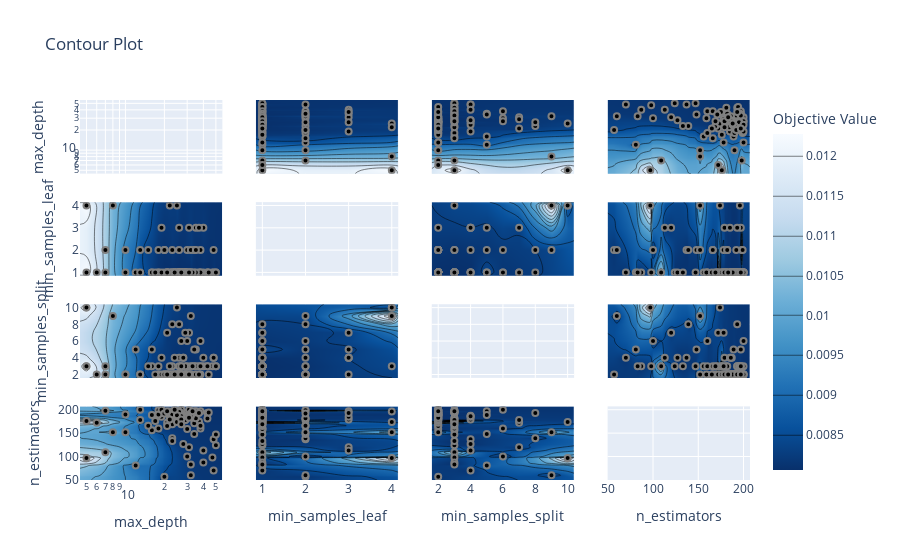

Here is the notebook cell this chart was saved with:
### Code cell
optuna.visualization.plot_contour(study, params=['n_estimators', 'max_depth', 'min_samples_split', 'min_samples_leaf'])

### Figure 1 — Plotly figure (JSON) as saved in the notebook; plotly's stock layout.template omitted (floating-point values rounded to 4 significant figures; data arrays with more than 128 entries replaced by an {"elided": "..."} marker saying what was removed)
{"data": [{"type": "scatter", "xaxis": "x", "yaxis": "y"}, {"colorbar": {"title": {"text": "Objective Value"}}, "colorscale": [[0, "rgb(247,251,255)"], [0.125, "rgb(222,235,247)"], [0.25, "rgb(198,219,239)"], [0.375, "rgb(158,202,225)"], [0.5, "rgb(107,174,214)"], [0.625, "rgb(66,146,198)"], [0.75, "rgb(33,113,181)"], [0.875, "rgb(8,81,156)"], [1, "rgb(8,48,107)"]], "connectgaps": true, "contours": {"coloring": "heatmap"}, "hoverinfo": "none", "line": {"smoothing": 1.3}, "reversescale": true, "showscale": true, "type": "contour", "x": [4.456, 5, 6, 7, 8, 10, 12, 13, 15, 16, 17, 18, 19, 20, 21, 22, 23, 24, 25, 26, 27, 28, 29, 30, 31, 32, 33, 34, 35, 37, 38, 40, 43, 44, 47, 48, 50, 56.1], "xaxis": "x5", "y": [0.85, 1, 2, 3, 4, 4.15], "yaxis": "y5", "z": {"elided": "6x38 float values"}}, {"marker": {"color": "black", "line": {"color": "Grey", "width": 2}}, "mode": "markers", "showlegend": false, "type": "scatter", "x": [7, 12, 30, 16, 20, 21, 7, 5, 8, 47, 35, 48, 31, 48, 30, 37, 26, 13, 38, 23, 16, 40, 50, 28, 38, 50, 34, 24, 19, 25, 18, 24, 26, 13, 10, 23, 27, 26, 18, 20, 15, 31, 32, 27, 22, 25, 43, 29, 29, 29, 32, 29, 34, 29, 43, 30, 21, 5, 35, 44, 40, 28, 30, 6, 32, 29, 38, 35, 28, 23, 10, 27, 27, 25, 21, 27, 32, 26, 18, 26, 22, 24, 26, 26, 26, 19, 26, 23, 17, 33, 20, 27, 25, 27, 22, 31, 37, 27, 24, 21], "xaxis": "x5", "y": [2, 1, 1, 1, 2, 1, 1, 4, 4, 1, 3, 2, 3, 1, 2, 1, 3, 2, 1, 2, 1, 1, 1, 1, 2, 1, 2, 1, 3, 1, 2, 1, 1, 1, 1, 1, 1, 2, 1, 1, 2, 1, 1, 1, 1, 4, 1, 1, 1, 1, 2, 1, 1, 1, 1, 1, 1, 1, 2, 1, 3, 1, 1, 1, 1, 1, 1, 1, 1, 1, 2, 1, 1, 1, 1, 1, 1, 1, 1, 1, 4, 1, 1, 1, 1, 1, 1, 1, 1, 1, 2, 1, 1, 1, 1, 1, 3, 1, 1, 1], "yaxis": "y5"}, {"colorbar": {"title": {"text": "Objective Value"}}, "colorscale": [[0, "rgb(247,251,255)"], [0.125, "rgb(222,235,247)"], [0.25, "rgb(198,219,239)"], [0.375, "rgb(158,202,225)"], [0.5, "rgb(107,174,214)"], [0.625, "rgb(66,146,198)"], [0.75, "rgb(33,113,181)"], [0.875, "rgb(8,81,156)"], [1, "rgb(8,48,107)"]], "connectgaps": true, "contours": {"coloring": "heatmap"}, "hoverinfo": "none", "line": {"smoothing": 1.3}, "reversescale": true, "showscale": false, "type": "contour", "x": [4.456, 5, 6, 7, 8, 10, 12, 13, 15, 16, 17, 18, 19, 20, 21, 22, 23, 24, 25, 26, 27, 28, 29, 30, 31, 32, 33, 34, 35, 37, 38, 40, 43, 44, 47, 48, 50, 56.1], "xaxis": "x9", "y": [1.6, 2, 3, 4, 5, 6, 7, 8, 9, 10, 10.4], "yaxis": "y9", "z": {"elided": "11x38 float values"}}, {"marker": {"color": "black", "line": {"color": "Grey", "width": 2}}, "mode": "markers", "showlegend": false, "type": "scatter", "x": [7, 12, 30, 16, 20, 21, 7, 5, 8, 47, 35, 48, 31, 48, 30, 37, 26, 13, 38, 23, 16, 40, 50, 28, 38, 50, 34, 24, 19, 25, 18, 24, 26, 13, 10, 23, 27, 26, 18, 20, 15, 31, 32, 27, 22, 25, 43, 29, 29, 29, 32, 29, 34, 29, 43, 30, 21, 5, 35, 44, 40, 28, 30, 6, 32, 29, 38, 35, 28, 23, 10, 27, 27, 25, 21, 27, 32, 26, 18, 26, 22, 24, 26, 26, 26, 19, 26, 23, 17, 33, 20, 27, 25, 27, 22, 31, 37, 27, 24, 21], "xaxis": "x9", "y": [2, 5, 3, 3, 2, 7, 3, 10, 9, 3, 5, 4, 7, 4, 6, 3, 4, 2, 6, 8, 5, 3, 3, 4, 2, 3, 5, 4, 4, 2, 2, 2, 2, 2, 2, 2, 2, 2, 3, 2, 3, 2, 2, 3, 2, 10, 3, 2, 2, 7, 9, 2, 3, 2, 3, 2, 2, 3, 3, 2, 4, 2, 2, 2, 2, 3, 3, 2, 4, 3, 2, 2, 2, 2, 2, 6, 3, 2, 2, 2, 3, 2, 2, 2, 8, 2, 3, 2, 2, 3, 2, 2, 2, 2, 2, 2, 2, 3, 2, 2], "yaxis": "y9"}, {"colorbar": {"title": {"text": "Objective Value"}}, "colorscale": [[0, "rgb(247,251,255)"], [0.125, "rgb(222,235,247)"], [0.25, "rgb(198,219,239)"], [0.375, "rgb(158,202,225)"], [0.5, "rgb(107,174,214)"], [0.625, "rgb(66,146,198)"], [0.75, "rgb(33,113,181)"], [0.875, "rgb(8,81,156)"], [1, "rgb(8,48,107)"]], "connectgaps": true, "contours": {"coloring": "heatmap"}, "hoverinfo": "none", "line": {"smoothing": 1.3}, "reversescale": true, "showscale": false, "type": "contour", "x": [4.456, 5, 6, 7, 8, 10, 12, 13, 15, 16, 17, 18, 19, 20, 21, 22, 23, 24, 25, 26, 27, 28, 29, 30, 31, 32, 33, 34, 35, 37, 38, 40, 43, 44, 47, 48, 50, 56.1], "xaxis": "x13", "y": [49.85, 57, 60, 70, 81, 83, 87, 97, 98, 100, 109, 113, 120, 124, 127, 133, 137, 139, 147, 148, 152, 156, 159, 160, 165, 166, 169, 171, 172, 174, 175, 176, 178, 179, 181, 182, 183, 184, 185, 186, 187, 188, 189, 190, 191, 192, 193, 194, 195, 196, 197, 198, 199, 200, 207.2], "yaxis": "y13", "z": {"elided": "55x38 float values"}}, {"marker": {"color": "black", "line": {"color": "Grey", "width": 2}}, "mode": "markers", "showlegend": false, "type": "scatter", "x": [7, 12, 30, 16, 20, 21, 7, 5, 8, 47, 35, 48, 31, 48, 30, 37, 26, 13, 38, 23, 16, 40, 50, 28, 38, 50, 34, 24, 19, 25, 18, 24, 26, 13, 10, 23, 27, 26, 18, 20, 15, 31, 32, 27, 22, 25, 43, 29, 29, 29, 32, 29, 34, 29, 43, 30, 21, 5, 35, 44, 40, 28, 30, 6, 32, 29, 38, 35, 28, 23, 10, 27, 27, 25, 21, 27, 32, 26, 18, 26, 22, 24, 26, 26, 26, 19, 26, 23, 17, 33, 20, 27, 25, 27, 22, 31, 37, 27, 24, 21], "xaxis": "x13", "y": [198, 81, 193, 156, 57, 172, 109, 97, 152, 98, 197, 137, 120, 70, 100, 175, 179, 178, 160, 139, 189, 87, 124, 127, 166, 147, 148, 187, 185, 198, 199, 190, 194, 200, 190, 169, 191, 182, 160, 193, 166, 200, 192, 200, 184, 174, 193, 181, 181, 178, 60, 186, 171, 183, 181, 159, 165, 176, 182, 194, 113, 187, 186, 172, 186, 178, 197, 196, 186, 133, 152, 192, 189, 189, 195, 200, 83, 188, 190, 195, 196, 188, 193, 195, 193, 200, 195, 190, 176, 197, 192, 186, 188, 179, 179, 183, 193, 169, 200, 197], "yaxis": "y13"}, {"colorbar": {"title": {"text": "Objective Value"}}, "colorscale": [[0, "rgb(247,251,255)"], [0.125, "rgb(222,235,247)"], [0.25, "rgb(198,219,239)"], [0.375, "rgb(158,202,225)"], [0.5, "rgb(107,174,214)"], [0.625, "rgb(66,146,198)"], [0.75, "rgb(33,113,181)"], [0.875, "rgb(8,81,156)"], [1, "rgb(8,48,107)"]], "connectgaps": true, "contours": {"coloring": "heatmap"}, "hoverinfo": "none", "line": {"smoothing": 1.3}, "reversescale": true, "showscale": false, "type": "contour", "x": [0.85, 1, 2, 3, 4, 4.15], "xaxis": "x2", "y": [4.456, 5, 6, 7, 8, 10, 12, 13, 15, 16, 17, 18, 19, 20, 21, 22, 23, 24, 25, 26, 27, 28, 29, 30, 31, 32, 33, 34, 35, 37, 38, 40, 43, 44, 47, 48, 50, 56.1], "yaxis": "y2", "z": {"elided": "38x6 float values"}}, {"marker": {"color": "black", "line": {"color": "Grey", "width": 2}}, "mode": "markers", "showlegend": false, "type": "scatter", "x": [2, 1, 1, 1, 2, 1, 1, 4, 4, 1, 3, 2, 3, 1, 2, 1, 3, 2, 1, 2, 1, 1, 1, 1, 2, 1, 2, 1, 3, 1, 2, 1, 1, 1, 1, 1, 1, 2, 1, 1, 2, 1, 1, 1, 1, 4, 1, 1, 1, 1, 2, 1, 1, 1, 1, 1, 1, 1, 2, 1, 3, 1, 1, 1, 1, 1, 1, 1, 1, 1, 2, 1, 1, 1, 1, 1, 1, 1, 1, 1, 4, 1, 1, 1, 1, 1, 1, 1, 1, 1, 2, 1, 1, 1, 1, 1, 3, 1, 1, 1], "xaxis": "x2", "y": [7, 12, 30, 16, 20, 21, 7, 5, 8, 47, 35, 48, 31, 48, 30, 37, 26, 13, 38, 23, 16, 40, 50, 28, 38, 50, 34, 24, 19, 25, 18, 24, 26, 13, 10, 23, 27, 26, 18, 20, 15, 31, 32, 27, 22, 25, 43, 29, 29, 29, 32, 29, 34, 29, 43, 30, 21, 5, 35, 44, 40, 28, 30, 6, 32, 29, 38, 35, 28, 23, 10, 27, 27, 25, 21, 27, 32, 26, 18, 26, 22, 24, 26, 26, 26, 19, 26, 23, 17, 33, 20, 27, 25, 27, 22, 31, 37, 27, 24, 21], "yaxis": "y2"}, {"type": "scatter", "xaxis": "x6", "yaxis": "y6"}, {"colorbar": {"title": {"text": "Objective Value"}}, "colorscale": [[0, "rgb(247,251,255)"], [0.125, "rgb(222,235,247)"], [0.25, "rgb(198,219,239)"], [0.375, "rgb(158,202,225)"], [0.5, "rgb(107,174,214)"], [0.625, "rgb(66,146,198)"], [0.75, "rgb(33,113,181)"], [0.875, "rgb(8,81,156)"], [1, "rgb(8,48,107)"]], "connectgaps": true, "contours": {"coloring": "heatmap"}, "hoverinfo": "none", "line": {"smoothing": 1.3}, "reversescale": true, "showscale": false, "type": "contour", "x": [0.85, 1, 2, 3, 4, 4.15], "xaxis": "x10", "y": [1.6, 2, 3, 4, 5, 6, 7, 8, 9, 10, 10.4], "yaxis": "y10", "z": [[null, null, null, null, null, null], [null, 0.008074, 0.008118, 0.008176, null, null], [null, 0.008072, 0.008098, null, 0.008255, null], [null, 0.00808, 0.008115, 0.008198, null, null], [null, 0.008262, 0.00813, 0.008177, null, null], [null, 0.008121, 0.008158, null, null, null], [null, 0.008145, null, 0.008212, null, null], [null, 0.00817, 0.008199, null, null, null], [null, null, 0.008245, null, 0.01024, null], [null, null, null, null, 0.008301, null], [null, null, null, null, null, null]]}, {"marker": {"color": "black", "line": {"color": "Grey", "width": 2}}, "mode": "markers", "showlegend": false, "type": "scatter", "x": [2, 1, 1, 1, 2, 1, 1, 4, 4, 1, 3, 2, 3, 1, 2, 1, 3, 2, 1, 2, 1, 1, 1, 1, 2, 1, 2, 1, 3, 1, 2, 1, 1, 1, 1, 1, 1, 2, 1, 1, 2, 1, 1, 1, 1, 4, 1, 1, 1, 1, 2, 1, 1, 1, 1, 1, 1, 1, 2, 1, 3, 1, 1, 1, 1, 1, 1, 1, 1, 1, 2, 1, 1, 1, 1, 1, 1, 1, 1, 1, 4, 1, 1, 1, 1, 1, 1, 1, 1, 1, 2, 1, 1, 1, 1, 1, 3, 1, 1, 1], "xaxis": "x10", "y": [2, 5, 3, 3, 2, 7, 3, 10, 9, 3, 5, 4, 7, 4, 6, 3, 4, 2, 6, 8, 5, 3, 3, 4, 2, 3, 5, 4, 4, 2, 2, 2, 2, 2, 2, 2, 2, 2, 3, 2, 3, 2, 2, 3, 2, 10, 3, 2, 2, 7, 9, 2, 3, 2, 3, 2, 2, 3, 3, 2, 4, 2, 2, 2, 2, 3, 3, 2, 4, 3, 2, 2, 2, 2, 2, 6, 3, 2, 2, 2, 3, 2, 2, 2, 8, 2, 3, 2, 2, 3, 2, 2, 2, 2, 2, 2, 2, 3, 2, 2], "yaxis": "y10"}, {"colorbar": {"title": {"text": "Objective Value"}}, "colorscale": [[0, "rgb(247,251,255)"], [0.125, "rgb(222,235,247)"], [0.25, "rgb(198,219,239)"], [0.375, "rgb(158,202,225)"], [0.5, "rgb(107,174,214)"], [0.625, "rgb(66,146,198)"], [0.75, "rgb(33,113,181)"], [0.875, "rgb(8,81,156)"], [1, "rgb(8,48,107)"]], "connectgaps": true, "contours": {"coloring": "heatmap"}, "hoverinfo": "none", "line": {"smoothing": 1.3}, "reversescale": true, "showscale": false, "type": "contour", "x": [0.85, 1, 2, 3, 4, 4.15], "xaxis": "x14", "y": [49.85, 57, 60, 70, 81, 83, 87, 97, 98, 100, 109, 113, 120, 124, 127, 133, 137, 139, 147, 148, 152, 156, 159, 160, 165, 166, 169, 171, 172, 174, 175, 176, 178, 179, 181, 182, 183, 184, 185, 186, 187, 188, 189, 190, 191, 192, 193, 194, 195, 196, 197, 198, 199, 200, 207.2], "yaxis": "y14", "z": {"elided": "55x6 float values"}}, {"marker": {"color": "black", "line": {"color": "Grey", "width": 2}}, "mode": "markers", "showlegend": false, "type": "scatter", "x": [2, 1, 1, 1, 2, 1, 1, 4, 4, 1, 3, 2, 3, 1, 2, 1, 3, 2, 1, 2, 1, 1, 1, 1, 2, 1, 2, 1, 3, 1, 2, 1, 1, 1, 1, 1, 1, 2, 1, 1, 2, 1, 1, 1, 1, 4, 1, 1, 1, 1, 2, 1, 1, 1, 1, 1, 1, 1, 2, 1, 3, 1, 1, 1, 1, 1, 1, 1, 1, 1, 2, 1, 1, 1, 1, 1, 1, 1, 1, 1, 4, 1, 1, 1, 1, 1, 1, 1, 1, 1, 2, 1, 1, 1, 1, 1, 3, 1, 1, 1], "xaxis": "x14", "y": [198, 81, 193, 156, 57, 172, 109, 97, 152, 98, 197, 137, 120, 70, 100, 175, 179, 178, 160, 139, 189, 87, 124, 127, 166, 147, 148, 187, 185, 198, 199, 190, 194, 200, 190, 169, 191, 182, 160, 193, 166, 200, 192, 200, 184, 174, 193, 181, 181, 178, 60, 186, 171, 183, 181, 159, 165, 176, 182, 194, 113, 187, 186, 172, 186, 178, 197, 196, 186, 133, 152, 192, 189, 189, 195, 200, 83, 188, 190, 195, 196, 188, 193, 195, 193, 200, 195, 190, 176, 197, 192, 186, 188, 179, 179, 183, 193, 169, 200, 197], "yaxis": "y14"}, {"colorbar": {"title": {"text": "Objective Value"}}, "colorscale": [[0, "rgb(247,251,255)"], [0.125, "rgb(222,235,247)"], [0.25, "rgb(198,219,239)"], [0.375, "rgb(158,202,225)"], [0.5, "rgb(107,174,214)"], [0.625, "rgb(66,146,198)"], [0.75, "rgb(33,113,181)"], [0.875, "rgb(8,81,156)"], [1, "rgb(8,48,107)"]], "connectgaps": true, "contours": {"coloring": "heatmap"}, "hoverinfo": "none", "line": {"smoothing": 1.3}, "reversescale": true, "showscale": false, "type": "contour", "x": [1.6, 2, 3, 4, 5, 6, 7, 8, 9, 10, 10.4], "xaxis": "x3", "y": [4.456, 5, 6, 7, 8, 10, 12, 13, 15, 16, 17, 18, 19, 20, 21, 22, 23, 24, 25, 26, 27, 28, 29, 30, 31, 32, 33, 34, 35, 37, 38, 40, 43, 44, 47, 48, 50, 56.1], "yaxis": "y3", "z": {"elided": "38x11 float values"}}, {"marker": {"color": "black", "line": {"color": "Grey", "width": 2}}, "mode": "markers", "showlegend": false, "type": "scatter", "x": [2, 5, 3, 3, 2, 7, 3, 10, 9, 3, 5, 4, 7, 4, 6, 3, 4, 2, 6, 8, 5, 3, 3, 4, 2, 3, 5, 4, 4, 2, 2, 2, 2, 2, 2, 2, 2, 2, 3, 2, 3, 2, 2, 3, 2, 10, 3, 2, 2, 7, 9, 2, 3, 2, 3, 2, 2, 3, 3, 2, 4, 2, 2, 2, 2, 3, 3, 2, 4, 3, 2, 2, 2, 2, 2, 6, 3, 2, 2, 2, 3, 2, 2, 2, 8, 2, 3, 2, 2, 3, 2, 2, 2, 2, 2, 2, 2, 3, 2, 2], "xaxis": "x3", "y": [7, 12, 30, 16, 20, 21, 7, 5, 8, 47, 35, 48, 31, 48, 30, 37, 26, 13, 38, 23, 16, 40, 50, 28, 38, 50, 34, 24, 19, 25, 18, 24, 26, 13, 10, 23, 27, 26, 18, 20, 15, 31, 32, 27, 22, 25, 43, 29, 29, 29, 32, 29, 34, 29, 43, 30, 21, 5, 35, 44, 40, 28, 30, 6, 32, 29, 38, 35, 28, 23, 10, 27, 27, 25, 21, 27, 32, 26, 18, 26, 22, 24, 26, 26, 26, 19, 26, 23, 17, 33, 20, 27, 25, 27, 22, 31, 37, 27, 24, 21], "yaxis": "y3"}, {"colorbar": {"title": {"text": "Objective Value"}}, "colorscale": [[0, "rgb(247,251,255)"], [0.125, "rgb(222,235,247)"], [0.25, "rgb(198,219,239)"], [0.375, "rgb(158,202,225)"], [0.5, "rgb(107,174,214)"], [0.625, "rgb(66,146,198)"], [0.75, "rgb(33,113,181)"], [0.875, "rgb(8,81,156)"], [1, "rgb(8,48,107)"]], "connectgaps": true, "contours": {"coloring": "heatmap"}, "hoverinfo": "none", "line": {"smoothing": 1.3}, "reversescale": true, "showscale": false, "type": "contour", "x": [1.6, 2, 3, 4, 5, 6, 7, 8, 9, 10, 10.4], "xaxis": "x7", "y": [0.85, 1, 2, 3, 4, 4.15], "yaxis": "y7", "z": [[null, null, null, null, null, null, null, null, null, null, null], [null, 0.008074, 0.008072, 0.00808, 0.008262, 0.008121, 0.008145, 0.00817, null, null, null], [null, 0.008118, 0.008098, 0.008115, 0.00813, 0.008158, null, 0.008199, 0.008245, null, null], [null, 0.008176, null, 0.008198, 0.008177, null, 0.008212, null, null, null, null], [null, null, 0.008255, null, null, null, null, null, 0.01024, 0.008301, null], [null, null, null, null, null, null, null, null, null, null, null]]}, {"marker": {"color": "black", "line": {"color": "Grey", "width": 2}}, "mode": "markers", "showlegend": false, "type": "scatter", "x": [2, 5, 3, 3, 2, 7, 3, 10, 9, 3, 5, 4, 7, 4, 6, 3, 4, 2, 6, 8, 5, 3, 3, 4, 2, 3, 5, 4, 4, 2, 2, 2, 2, 2, 2, 2, 2, 2, 3, 2, 3, 2, 2, 3, 2, 10, 3, 2, 2, 7, 9, 2, 3, 2, 3, 2, 2, 3, 3, 2, 4, 2, 2, 2, 2, 3, 3, 2, 4, 3, 2, 2, 2, 2, 2, 6, 3, 2, 2, 2, 3, 2, 2, 2, 8, 2, 3, 2, 2, 3, 2, 2, 2, 2, 2, 2, 2, 3, 2, 2], "xaxis": "x7", "y": [2, 1, 1, 1, 2, 1, 1, 4, 4, 1, 3, 2, 3, 1, 2, 1, 3, 2, 1, 2, 1, 1, 1, 1, 2, 1, 2, 1, 3, 1, 2, 1, 1, 1, 1, 1, 1, 2, 1, 1, 2, 1, 1, 1, 1, 4, 1, 1, 1, 1, 2, 1, 1, 1, 1, 1, 1, 1, 2, 1, 3, 1, 1, 1, 1, 1, 1, 1, 1, 1, 2, 1, 1, 1, 1, 1, 1, 1, 1, 1, 4, 1, 1, 1, 1, 1, 1, 1, 1, 1, 2, 1, 1, 1, 1, 1, 3, 1, 1, 1], "yaxis": "y7"}, {"type": "scatter", "xaxis": "x11", "yaxis": "y11"}, {"colorbar": {"title": {"text": "Objective Value"}}, "colorscale": [[0, "rgb(247,251,255)"], [0.125, "rgb(222,235,247)"], [0.25, "rgb(198,219,239)"], [0.375, "rgb(158,202,225)"], [0.5, "rgb(107,174,214)"], [0.625, "rgb(66,146,198)"], [0.75, "rgb(33,113,181)"], [0.875, "rgb(8,81,156)"], [1, "rgb(8,48,107)"]], "connectgaps": true, "contours": {"coloring": "heatmap"}, "hoverinfo": "none", "line": {"smoothing": 1.3}, "reversescale": true, "showscale": false, "type": "contour", "x": [1.6, 2, 3, 4, 5, 6, 7, 8, 9, 10, 10.4], "xaxis": "x15", "y": [49.85, 57, 60, 70, 81, 83, 87, 97, 98, 100, 109, 113, 120, 124, 127, 133, 137, 139, 147, 148, 152, 156, 159, 160, 165, 166, 169, 171, 172, 174, 175, 176, 178, 179, 181, 182, 183, 184, 185, 186, 187, 188, 189, 190, 191, 192, 193, 194, 195, 196, 197, 198, 199, 200, 207.2], "yaxis": "y15", "z": {"elided": "55x11 float values"}}, {"marker": {"color": "black", "line": {"color": "Grey", "width": 2}}, "mode": "markers", "showlegend": false, "type": "scatter", "x": [2, 5, 3, 3, 2, 7, 3, 10, 9, 3, 5, 4, 7, 4, 6, 3, 4, 2, 6, 8, 5, 3, 3, 4, 2, 3, 5, 4, 4, 2, 2, 2, 2, 2, 2, 2, 2, 2, 3, 2, 3, 2, 2, 3, 2, 10, 3, 2, 2, 7, 9, 2, 3, 2, 3, 2, 2, 3, 3, 2, 4, 2, 2, 2, 2, 3, 3, 2, 4, 3, 2, 2, 2, 2, 2, 6, 3, 2, 2, 2, 3, 2, 2, 2, 8, 2, 3, 2, 2, 3, 2, 2, 2, 2, 2, 2, 2, 3, 2, 2], "xaxis": "x15", "y": [198, 81, 193, 156, 57, 172, 109, 97, 152, 98, 197, 137, 120, 70, 100, 175, 179, 178, 160, 139, 189, 87, 124, 127, 166, 147, 148, 187, 185, 198, 199, 190, 194, 200, 190, 169, 191, 182, 160, 193, 166, 200, 192, 200, 184, 174, 193, 181, 181, 178, 60, 186, 171, 183, 181, 159, 165, 176, 182, 194, 113, 187, 186, 172, 186, 178, 197, 196, 186, 133, 152, 192, 189, 189, 195, 200, 83, 188, 190, 195, 196, 188, 193, 195, 193, 200, 195, 190, 176, 197, 192, 186, 188, 179, 179, 183, 193, 169, 200, 197], "yaxis": "y15"}, {"colorbar": {"title": {"text": "Objective Value"}}, "colorscale": [[0, "rgb(247,251,255)"], [0.125, "rgb(222,235,247)"], [0.25, "rgb(198,219,239)"], [0.375, "rgb(158,202,225)"], [0.5, "rgb(107,174,214)"], [0.625, "rgb(66,146,198)"], [0.75, "rgb(33,113,181)"], [0.875, "rgb(8,81,156)"], [1, "rgb(8,48,107)"]], "connectgaps": true, "contours": {"coloring": "heatmap"}, "hoverinfo": "none", "line": {"smoothing": 1.3}, "reversescale": true, "showscale": false, "type": "contour", "x": [49.85, 57, 60, 70, 81, 83, 87, 97, 98, 100, 109, 113, 120, 124, 127, 133, 137, 139, 147, 148, 152, 156, 159, 160, 165, 166, 169, 171, 172, 174, 175, 176, 178, 179, 181, 182, 183, 184, 185, 186, 187, 188, 189, 190, 191, 192, 193, 194, 195, 196, 197, 198, 199, 200, 207.2], "xaxis": "x4", "y": [4.456, 5, 6, 7, 8, 10, 12, 13, 15, 16, 17, 18, 19, 20, 21, 22, 23, 24, 25, 26, 27, 28, 29, 30, 31, 32, 33, 34, 35, 37, 38, 40, 43, 44, 47, 48, 50, 56.1], "yaxis": "y4", "z": {"elided": "38x55 float values"}}, {"marker": {"color": "black", "line": {"color": "Grey", "width": 2}}, "mode": "markers", "showlegend": false, "type": "scatter", "x": [198, 81, 193, 156, 57, 172, 109, 97, 152, 98, 197, 137, 120, 70, 100, 175, 179, 178, 160, 139, 189, 87, 124, 127, 166, 147, 148, 187, 185, 198, 199, 190, 194, 200, 190, 169, 191, 182, 160, 193, 166, 200, 192, 200, 184, 174, 193, 181, 181, 178, 60, 186, 171, 183, 181, 159, 165, 176, 182, 194, 113, 187, 186, 172, 186, 178, 197, 196, 186, 133, 152, 192, 189, 189, 195, 200, 83, 188, 190, 195, 196, 188, 193, 195, 193, 200, 195, 190, 176, 197, 192, 186, 188, 179, 179, 183, 193, 169, 200, 197], "xaxis": "x4", "y": [7, 12, 30, 16, 20, 21, 7, 5, 8, 47, 35, 48, 31, 48, 30, 37, 26, 13, 38, 23, 16, 40, 50, 28, 38, 50, 34, 24, 19, 25, 18, 24, 26, 13, 10, 23, 27, 26, 18, 20, 15, 31, 32, 27, 22, 25, 43, 29, 29, 29, 32, 29, 34, 29, 43, 30, 21, 5, 35, 44, 40, 28, 30, 6, 32, 29, 38, 35, 28, 23, 10, 27, 27, 25, 21, 27, 32, 26, 18, 26, 22, 24, 26, 26, 26, 19, 26, 23, 17, 33, 20, 27, 25, 27, 22, 31, 37, 27, 24, 21], "yaxis": "y4"}, {"colorbar": {"title": {"text": "Objective Value"}}, "colorscale": [[0, "rgb(247,251,255)"], [0.125, "rgb(222,235,247)"], [0.25, "rgb(198,219,239)"], [0.375, "rgb(158,202,225)"], [0.5, "rgb(107,174,214)"], [0.625, "rgb(66,146,198)"], [0.75, "rgb(33,113,181)"], [0.875, "rgb(8,81,156)"], [1, "rgb(8,48,107)"]], "connectgaps": true, "contours": {"coloring": "heatmap"}, "hoverinfo": "none", "line": {"smoothing": 1.3}, "reversescale": true, "showscale": false, "type": "contour", "x": [49.85, 57, 60, 70, 81, 83, 87, 97, 98, 100, 109, 113, 120, 124, 127, 133, 137, 139, 147, 148, 152, 156, 159, 160, 165, 166, 169, 171, 172, 174, 175, 176, 178, 179, 181, 182, 183, 184, 185, 186, 187, 188, 189, 190, 191, 192, 193, 194, 195, 196, 197, 198, 199, 200, 207.2], "xaxis": "x8", "y": [0.85, 1, 2, 3, 4, 4.15], "yaxis": "y8", "z": {"elided": "6x55 float values"}}, {"marker": {"color": "black", "line": {"color": "Grey", "width": 2}}, "mode": "markers", "showlegend": false, "type": "scatter", "x": [198, 81, 193, 156, 57, 172, 109, 97, 152, 98, 197, 137, 120, 70, 100, 175, 179, 178, 160, 139, 189, 87, 124, 127, 166, 147, 148, 187, 185, 198, 199, 190, 194, 200, 190, 169, 191, 182, 160, 193, 166, 200, 192, 200, 184, 174, 193, 181, 181, 178, 60, 186, 171, 183, 181, 159, 165, 176, 182, 194, 113, 187, 186, 172, 186, 178, 197, 196, 186, 133, 152, 192, 189, 189, 195, 200, 83, 188, 190, 195, 196, 188, 193, 195, 193, 200, 195, 190, 176, 197, 192, 186, 188, 179, 179, 183, 193, 169, 200, 197], "xaxis": "x8", "y": [2, 1, 1, 1, 2, 1, 1, 4, 4, 1, 3, 2, 3, 1, 2, 1, 3, 2, 1, 2, 1, 1, 1, 1, 2, 1, 2, 1, 3, 1, 2, 1, 1, 1, 1, 1, 1, 2, 1, 1, 2, 1, 1, 1, 1, 4, 1, 1, 1, 1, 2, 1, 1, 1, 1, 1, 1, 1, 2, 1, 3, 1, 1, 1, 1, 1, 1, 1, 1, 1, 2, 1, 1, 1, 1, 1, 1, 1, 1, 1, 4, 1, 1, 1, 1, 1, 1, 1, 1, 1, 2, 1, 1, 1, 1, 1, 3, 1, 1, 1], "yaxis": "y8"}, {"colorbar": {"title": {"text": "Objective Value"}}, "colorscale": [[0, "rgb(247,251,255)"], [0.125, "rgb(222,235,247)"], [0.25, "rgb(198,219,239)"], [0.375, "rgb(158,202,225)"], [0.5, "rgb(107,174,214)"], [0.625, "rgb(66,146,198)"], [0.75, "rgb(33,113,181)"], [0.875, "rgb(8,81,156)"], [1, "rgb(8,48,107)"]], "connectgaps": true, "contours": {"coloring": "heatmap"}, "hoverinfo": "none", "line": {"smoothing": 1.3}, "reversescale": true, "showscale": false, "type": "contour", "x": [49.85, 57, 60, 70, 81, 83, 87, 97, 98, 100, 109, 113, 120, 124, 127, 133, 137, 139, 147, 148, 152, 156, 159, 160, 165, 166, 169, 171, 172, 174, 175, 176, 178, 179, 181, 182, 183, 184, 185, 186, 187, 188, 189, 190, 191, 192, 193, 194, 195, 196, 197, 198, 199, 200, 207.2], "xaxis": "x12", "y": [1.6, 2, 3, 4, 5, 6, 7, 8, 9, 10, 10.4], "yaxis": "y12", "z": {"elided": "11x55 float values"}}, {"marker": {"color": "black", "line": {"color": "Grey", "width": 2}}, "mode": "markers", "showlegend": false, "type": "scatter", "x": [198, 81, 193, 156, 57, 172, 109, 97, 152, 98, 197, 137, 120, 70, 100, 175, 179, 178, 160, 139, 189, 87, 124, 127, 166, 147, 148, 187, 185, 198, 199, 190, 194, 200, 190, 169, 191, 182, 160, 193, 166, 200, 192, 200, 184, 174, 193, 181, 181, 178, 60, 186, 171, 183, 181, 159, 165, 176, 182, 194, 113, 187, 186, 172, 186, 178, 197, 196, 186, 133, 152, 192, 189, 189, 195, 200, 83, 188, 190, 195, 196, 188, 193, 195, 193, 200, 195, 190, 176, 197, 192, 186, 188, 179, 179, 183, 193, 169, 200, 197], "xaxis": "x12", "y": [2, 5, 3, 3, 2, 7, 3, 10, 9, 3, 5, 4, 7, 4, 6, 3, 4, 2, 6, 8, 5, 3, 3, 4, 2, 3, 5, 4, 4, 2, 2, 2, 2, 2, 2, 2, 2, 2, 3, 2, 3, 2, 2, 3, 2, 10, 3, 2, 2, 7, 9, 2, 3, 2, 3, 2, 2, 3, 3, 2, 4, 2, 2, 2, 2, 3, 3, 2, 4, 3, 2, 2, 2, 2, 2, 6, 3, 2, 2, 2, 3, 2, 2, 2, 8, 2, 3, 2, 2, 3, 2, 2, 2, 2, 2, 2, 2, 3, 2, 2], "yaxis": "y12"}, {"type": "scatter", "xaxis": "x16", "yaxis": "y16"}], "layout": {"title": {"text": "Contour Plot"}, "xaxis": {"anchor": "y", "domain": [0, 0.2125], "matches": "x13", "range": [0.649, 1.749], "showticklabels": false, "type": "log"}, "xaxis10": {"anchor": "y10", "domain": [0.2625, 0.475], "matches": "x14", "range": [0.85, 4.15], "showticklabels": false}, "xaxis11": {"anchor": "y11", "domain": [0.525, 0.7375], "matches": "x15", "range": [1.6, 10.4], "showticklabels": false}, "xaxis12": {"anchor": "y12", "domain": [0.7875, 1], "matches": "x16", "range": [49.85, 207.2], "showticklabels": false}, "xaxis13": {"anchor": "y13", "domain": [0, 0.2125], "range": [0.649, 1.749], "title": {"text": "max_depth"}, "type": "log"}, "xaxis14": {"anchor": "y14", "domain": [0.2625, 0.475], "range": [0.85, 4.15], "title": {"text": "min_samples_leaf"}}, "xaxis15": {"anchor": "y15", "domain": [0.525, 0.7375], "range": [1.6, 10.4], "title": {"text": "min_samples_split"}}, "xaxis16": {"anchor": "y16", "domain": [0.7875, 1], "range": [49.85, 207.2], "title": {"text": "n_estimators"}}, "xaxis2": {"anchor": "y2", "domain": [0.2625, 0.475], "matches": "x14", "range": [0.85, 4.15], "showticklabels": false}, "xaxis3": {"anchor": "y3", "domain": [0.525, 0.7375], "matches": "x15", "range": [1.6, 10.4], "showticklabels": false}, "xaxis4": {"anchor": "y4", "domain": [0.7875, 1], "matches": "x16", "range": [49.85, 207.2], "showticklabels": false}, "xaxis5": {"anchor": "y5", "domain": [0, 0.2125], "matches": "x13", "range": [0.649, 1.749], "showticklabels": false, "type": "log"}, "xaxis6": {"anchor": "y6", "domain": [0.2625, 0.475], "matches": "x14", "range": [0.85, 4.15], "showticklabels": false}, "xaxis7": {"anchor": "y7", "domain": [0.525, 0.7375], "matches": "x15", "range": [1.6, 10.4], "showticklabels": false}, "xaxis8": {"anchor": "y8", "domain": [0.7875, 1], "matches": "x16", "range": [49.85, 207.2], "showticklabels": false}, "xaxis9": {"anchor": "y9", "domain": [0, 0.2125], "matches": "x13", "range": [0.649, 1.749], "showticklabels": false, "type": "log"}, "yaxis": {"anchor": "x", "domain": [0.8063, 1], "range": [0.649, 1.749], "title": {"text": "max_depth"}, "type": "log"}, "yaxis10": {"anchor": "x10", "domain": [0.2687, 0.4625], "matches": "y9", "range": [1.6, 10.4], "showticklabels": false}, "yaxis11": {"anchor": "x11", "domain": [0.2687, 0.4625], "matches": "y9", "range": [1.6, 10.4], "showticklabels": false}, "yaxis12": {"anchor": "x12", "domain": [0.2687, 0.4625], "matches": "y9", "range": [1.6, 10.4], "showticklabels": false}, "yaxis13": {"anchor": "x13", "domain": [0, 0.1938], "range": [49.85, 207.2], "title": {"text": "n_estimators"}}, "yaxis14": {"anchor": "x14", "domain": [0, 0.1938], "matches": "y13", "range": [49.85, 207.2], "showticklabels": false}, "yaxis15": {"anchor": "x15", "domain": [0, 0.1938], "matches": "y13", "range": [49.85, 207.2], "showticklabels": false}, "yaxis16": {"anchor": "x16", "domain": [0, 0.1938], "matches": "y13", "range": [49.85, 207.2], "showticklabels": false}, "yaxis2": {"anchor": "x2", "domain": [0.8063, 1], "matches": "y", "range": [0.649, 1.749], "showticklabels": false, "type": "log"}, "yaxis3": {"anchor": "x3", "domain": [0.8063, 1], "matches": "y", "range": [0.649, 1.749], "showticklabels": false, "type": "log"}, "yaxis4": {"anchor": "x4", "domain": [0.8063, 1], "matches": "y", "range": [0.649, 1.749], "showticklabels": false, "type": "log"}, "yaxis5": {"anchor": "x5", "domain": [0.5375, 0.7312], "range": [0.85, 4.15], "title": {"text": "min_samples_leaf"}}, "yaxis6": {"anchor": "x6", "domain": [0.5375, 0.7312], "matches": "y5", "range": [0.85, 4.15], "showticklabels": false}, "yaxis7": {"anchor": "x7", "domain": [0.5375, 0.7312], "matches": "y5", "range": [0.85, 4.15], "showticklabels": false}, "yaxis8": {"anchor": "x8", "domain": [0.5375, 0.7312], "matches": "y5", "range": [0.85, 4.15], "showticklabels": false}, "yaxis9": {"anchor": "x9", "domain": [0.2687, 0.4625], "range": [1.6, 10.4], "title": {"text": "min_samples_split"}}}}
